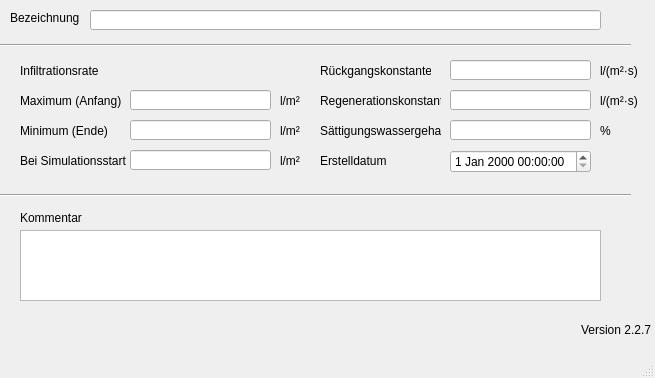
<?xml version="1.0" encoding="UTF-8"?>
<ui version="4.0">
 <class>MainWindow</class>
 <widget class="QMainWindow" name="MainWindow">
  <property name="enabled">
   <bool>true</bool>
  </property>
  <property name="geometry">
   <rect>
    <x>0</x>
    <y>0</y>
    <width>655</width>
    <height>378</height>
   </rect>
  </property>
  <property name="windowTitle">
   <string>MainWindow</string>
  </property>
  <widget class="QWidget" name="centralwidget">
   <widget class="QLabel" name="label_20">
    <property name="geometry">
     <rect>
      <x>320</x>
      <y>60</y>
      <width>111</width>
      <height>21</height>
     </rect>
    </property>
    <property name="text">
     <string>Rückgangskonstante</string>
    </property>
   </widget>
   <widget class="QLabel" name="label">
    <property name="geometry">
     <rect>
      <x>10</x>
      <y>10</y>
      <width>71</width>
      <height>16</height>
     </rect>
    </property>
    <property name="text">
     <string>Bezeichnung</string>
    </property>
   </widget>
   <widget class="Line" name="line">
    <property name="geometry">
     <rect>
      <x>0</x>
      <y>30</y>
      <width>631</width>
      <height>31</height>
     </rect>
    </property>
    <property name="orientation">
     <enum>Qt::Horizontal</enum>
    </property>
   </widget>
   <widget class="QLabel" name="label_14">
    <property name="geometry">
     <rect>
      <x>20</x>
      <y>210</y>
      <width>81</width>
      <height>16</height>
     </rect>
    </property>
    <property name="text">
     <string>Kommentar</string>
    </property>
   </widget>
   <widget class="QLabel" name="label_11">
    <property name="geometry">
     <rect>
      <x>280</x>
      <y>120</y>
      <width>21</width>
      <height>21</height>
     </rect>
    </property>
    <property name="text">
     <string>l/m²</string>
    </property>
   </widget>
   <widget class="QLabel" name="label_5">
    <property name="geometry">
     <rect>
      <x>20</x>
      <y>120</y>
      <width>111</width>
      <height>21</height>
     </rect>
    </property>
    <property name="text">
     <string>Minimum (Ende)</string>
    </property>
   </widget>
   <widget class="QLabel" name="label_8">
    <property name="geometry">
     <rect>
      <x>280</x>
      <y>150</y>
      <width>21</width>
      <height>21</height>
     </rect>
    </property>
    <property name="text">
     <string>l/m²</string>
    </property>
   </widget>
   <widget class="QLabel" name="label_70">
    <property name="geometry">
     <rect>
      <x>320</x>
      <y>150</y>
      <width>71</width>
      <height>21</height>
     </rect>
    </property>
    <property name="text">
     <string>Erstelldatum</string>
    </property>
   </widget>
   <widget class="Line" name="line_2">
    <property name="geometry">
     <rect>
      <x>0</x>
      <y>180</y>
      <width>631</width>
      <height>31</height>
     </rect>
    </property>
    <property name="orientation">
     <enum>Qt::Horizontal</enum>
    </property>
   </widget>
   <widget class="QLabel" name="label_6">
    <property name="geometry">
     <rect>
      <x>20</x>
      <y>150</y>
      <width>121</width>
      <height>21</height>
     </rect>
    </property>
    <property name="text">
     <string>Bei Simulationsstart</string>
    </property>
   </widget>
   <widget class="QLabel" name="label_10">
    <property name="geometry">
     <rect>
      <x>280</x>
      <y>90</y>
      <width>21</width>
      <height>21</height>
     </rect>
    </property>
    <property name="text">
     <string>l/m²</string>
    </property>
   </widget>
   <widget class="QLabel" name="label_3">
    <property name="geometry">
     <rect>
      <x>20</x>
      <y>60</y>
      <width>121</width>
      <height>21</height>
     </rect>
    </property>
    <property name="text">
     <string>Infiltrationsrate</string>
    </property>
   </widget>
   <widget class="QLabel" name="label_21">
    <property name="geometry">
     <rect>
      <x>320</x>
      <y>90</y>
      <width>121</width>
      <height>21</height>
     </rect>
    </property>
    <property name="text">
     <string>Regenerationskonstante</string>
    </property>
   </widget>
   <widget class="QLabel" name="label_12">
    <property name="geometry">
     <rect>
      <x>600</x>
      <y>90</y>
      <width>41</width>
      <height>21</height>
     </rect>
    </property>
    <property name="text">
     <string>l/(m²·s)</string>
    </property>
   </widget>
   <widget class="QLabel" name="label_9">
    <property name="geometry">
     <rect>
      <x>600</x>
      <y>60</y>
      <width>41</width>
      <height>21</height>
     </rect>
    </property>
    <property name="text">
     <string>l/(m²·s)</string>
    </property>
   </widget>
   <widget class="QLabel" name="label_13">
    <property name="geometry">
     <rect>
      <x>600</x>
      <y>120</y>
      <width>41</width>
      <height>21</height>
     </rect>
    </property>
    <property name="text">
     <string>%</string>
    </property>
   </widget>
   <widget class="QLabel" name="label_22">
    <property name="geometry">
     <rect>
      <x>320</x>
      <y>120</y>
      <width>121</width>
      <height>21</height>
     </rect>
    </property>
    <property name="text">
     <string>Sättigungswassergehalt</string>
    </property>
   </widget>
   <widget class="QLineEdit" name="bknam">
    <property name="geometry">
     <rect>
      <x>90</x>
      <y>10</y>
      <width>511</width>
      <height>20</height>
     </rect>
    </property>
   </widget>
   <widget class="QLineEdit" name="infiltrationsrateanfang">
    <property name="geometry">
     <rect>
      <x>130</x>
      <y>90</y>
      <width>141</width>
      <height>20</height>
     </rect>
    </property>
   </widget>
   <widget class="QLineEdit" name="infiltrationsrateende">
    <property name="geometry">
     <rect>
      <x>130</x>
      <y>120</y>
      <width>141</width>
      <height>20</height>
     </rect>
    </property>
   </widget>
   <widget class="QLineEdit" name="infiltrationsratestart">
    <property name="geometry">
     <rect>
      <x>130</x>
      <y>150</y>
      <width>141</width>
      <height>20</height>
     </rect>
    </property>
   </widget>
   <widget class="QLineEdit" name="rueckgangskonstante">
    <property name="geometry">
     <rect>
      <x>450</x>
      <y>60</y>
      <width>141</width>
      <height>20</height>
     </rect>
    </property>
   </widget>
   <widget class="QLineEdit" name="regenerationskonstante">
    <property name="geometry">
     <rect>
      <x>450</x>
      <y>90</y>
      <width>141</width>
      <height>20</height>
     </rect>
    </property>
   </widget>
   <widget class="QLineEdit" name="saettigungswassergehalt">
    <property name="geometry">
     <rect>
      <x>450</x>
      <y>120</y>
      <width>141</width>
      <height>20</height>
     </rect>
    </property>
   </widget>
   <widget class="QTextEdit" name="kommentar">
    <property name="geometry">
     <rect>
      <x>20</x>
      <y>230</y>
      <width>581</width>
      <height>71</height>
     </rect>
    </property>
   </widget>
   <widget class="QLabel" name="label_4">
    <property name="geometry">
     <rect>
      <x>20</x>
      <y>90</y>
      <width>121</width>
      <height>21</height>
     </rect>
    </property>
    <property name="text">
     <string>Maximum (Anfang)</string>
    </property>
   </widget>
   <widget class="QgsDateTimeEdit" name="createdat">
    <property name="geometry">
     <rect>
      <x>450</x>
      <y>150</y>
      <width>141</width>
      <height>23</height>
     </rect>
    </property>
   </widget>
   <widget class="QLabel" name="lb_version">
    <property name="geometry">
     <rect>
      <x>580</x>
      <y>320</y>
      <width>71</width>
      <height>20</height>
     </rect>
    </property>
    <property name="toolTip">
     <string>Version QKan Import</string>
    </property>
    <property name="text">
     <string>Version 2.2.7</string>
    </property>
    <property name="alignment">
     <set>Qt::AlignRight|Qt::AlignTrailing|Qt::AlignVCenter</set>
    </property>
   </widget>
  </widget>
  <widget class="QMenuBar" name="menubar">
   <property name="geometry">
    <rect>
     <x>0</x>
     <y>0</y>
     <width>655</width>
     <height>21</height>
    </rect>
   </property>
  </widget>
  <widget class="QStatusBar" name="statusbar"/>
 </widget>
 <customwidgets>
  <customwidget>
   <class>QgsDateTimeEdit</class>
   <extends>QDateTimeEdit</extends>
   <header>qgsdatetimeedit.h</header>
  </customwidget>
 </customwidgets>
 <tabstops>
  <tabstop>bknam</tabstop>
  <tabstop>infiltrationsrateanfang</tabstop>
  <tabstop>infiltrationsrateende</tabstop>
  <tabstop>infiltrationsratestart</tabstop>
  <tabstop>rueckgangskonstante</tabstop>
  <tabstop>regenerationskonstante</tabstop>
  <tabstop>saettigungswassergehalt</tabstop>
  <tabstop>createdat</tabstop>
  <tabstop>kommentar</tabstop>
 </tabstops>
 <resources/>
 <connections/>
</ui>
